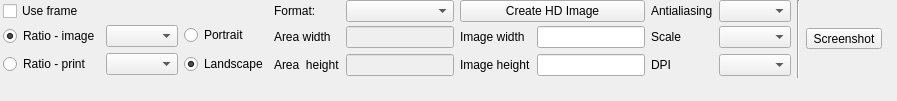
<?xml version="1.0" encoding="UTF-8"?>
<ui version="4.0">
 <class>ToolBarImageGroup</class>
 <widget class="QWidget" name="ToolBarImageGroup">
  <property name="geometry">
   <rect>
    <x>0</x>
    <y>0</y>
    <width>897</width>
    <height>101</height>
   </rect>
  </property>
  <property name="windowTitle">
   <string>Form</string>
  </property>
  <layout class="QGridLayout" name="gridLayout">
   <property name="leftMargin">
    <number>3</number>
   </property>
   <property name="topMargin">
    <number>0</number>
   </property>
   <property name="rightMargin">
    <number>3</number>
   </property>
   <property name="bottomMargin">
    <number>0</number>
   </property>
   <property name="horizontalSpacing">
    <number>6</number>
   </property>
   <property name="verticalSpacing">
    <number>0</number>
   </property>
   <item row="2" column="9">
    <widget class="QLabel" name="label_imageH">
     <property name="text">
      <string>Image height</string>
     </property>
    </widget>
   </item>
   <item row="1" column="10">
    <widget class="QLineEdit" name="lineEdit_imageW"/>
   </item>
   <item row="2" column="12">
    <widget class="QComboBox" name="comboBox_dpi"/>
   </item>
   <item row="1" column="2" rowspan="2">
    <widget class="QWidget" name="widget_ratios" native="true">
     <layout class="QGridLayout" name="gridLayout_2">
      <property name="leftMargin">
       <number>0</number>
      </property>
      <property name="topMargin">
       <number>3</number>
      </property>
      <property name="rightMargin">
       <number>0</number>
      </property>
      <property name="bottomMargin">
       <number>3</number>
      </property>
      <property name="spacing">
       <number>6</number>
      </property>
      <item row="0" column="1">
       <widget class="QComboBox" name="comboBox_ratioImage"/>
      </item>
      <item row="1" column="1">
       <widget class="QComboBox" name="comboBox_print"/>
      </item>
      <item row="0" column="0">
       <widget class="QRadioButton" name="radioButton_ratioImage">
        <property name="text">
         <string>Ratio - image</string>
        </property>
        <property name="checked">
         <bool>true</bool>
        </property>
        <property name="autoExclusive">
         <bool>true</bool>
        </property>
       </widget>
      </item>
      <item row="1" column="0">
       <widget class="QRadioButton" name="radioButton_print">
        <property name="text">
         <string>Ratio - print</string>
        </property>
        <property name="checked">
         <bool>false</bool>
        </property>
       </widget>
      </item>
     </layout>
    </widget>
   </item>
   <item row="2" column="6">
    <widget class="QLineEdit" name="lineEdit_areaH">
     <property name="enabled">
      <bool>false</bool>
     </property>
    </widget>
   </item>
   <item row="0" column="6">
    <widget class="QComboBox" name="formatComboBox"/>
   </item>
   <item row="1" column="3" rowspan="2">
    <widget class="QWidget" name="widget_layout" native="true">
     <layout class="QVBoxLayout" name="verticalLayout">
      <property name="spacing">
       <number>6</number>
      </property>
      <property name="leftMargin">
       <number>0</number>
      </property>
      <property name="topMargin">
       <number>0</number>
      </property>
      <property name="rightMargin">
       <number>0</number>
      </property>
      <property name="bottomMargin">
       <number>0</number>
      </property>
      <item>
       <widget class="QRadioButton" name="radioButton_portrait">
        <property name="text">
         <string>Portrait</string>
        </property>
        <property name="checked">
         <bool>false</bool>
        </property>
       </widget>
      </item>
      <item>
       <widget class="QRadioButton" name="radioButton_landscape">
        <property name="text">
         <string>Landscape</string>
        </property>
        <property name="checked">
         <bool>true</bool>
        </property>
       </widget>
      </item>
     </layout>
    </widget>
   </item>
   <item row="1" column="11">
    <widget class="QLabel" name="label_scale">
     <property name="text">
      <string>Scale</string>
     </property>
    </widget>
   </item>
   <item row="1" column="12">
    <widget class="QComboBox" name="comboBox_scale"/>
   </item>
   <item row="1" column="4">
    <widget class="QLabel" name="label_viewportW">
     <property name="text">
      <string>Area width</string>
     </property>
    </widget>
   </item>
   <item row="0" column="2">
    <widget class="QCheckBox" name="checkBox_frame">
     <property name="text">
      <string>Use frame</string>
     </property>
    </widget>
   </item>
   <item row="2" column="4">
    <widget class="QLabel" name="label_viewportH">
     <property name="text">
      <string>Area  height</string>
     </property>
    </widget>
   </item>
   <item row="0" column="4">
    <widget class="QLabel" name="formatLabel">
     <property name="text">
      <string>Format:</string>
     </property>
    </widget>
   </item>
   <item row="1" column="9">
    <widget class="QLabel" name="label_imageW">
     <property name="text">
      <string>Image width</string>
     </property>
    </widget>
   </item>
   <item row="2" column="10">
    <widget class="QLineEdit" name="lineEdit_imageH"/>
   </item>
   <item row="5" column="8">
    <spacer name="verticalSpacer">
     <property name="orientation">
      <enum>Qt::Vertical</enum>
     </property>
     <property name="sizeHint" stdset="0">
      <size>
       <width>0</width>
       <height>0</height>
      </size>
     </property>
    </spacer>
   </item>
   <item row="1" column="6">
    <widget class="QLineEdit" name="lineEdit_areaW">
     <property name="enabled">
      <bool>false</bool>
     </property>
    </widget>
   </item>
   <item row="2" column="11">
    <widget class="QLabel" name="label_dpi">
     <property name="text">
      <string>DPI</string>
     </property>
    </widget>
   </item>
   <item row="1" column="15">
    <spacer name="horizontalSpacer">
     <property name="orientation">
      <enum>Qt::Horizontal</enum>
     </property>
     <property name="sizeHint" stdset="0">
      <size>
       <width>0</width>
       <height>0</height>
      </size>
     </property>
    </spacer>
   </item>
   <item row="0" column="14" rowspan="3">
    <widget class="QToolButton" name="toolButton_screenshot">
     <property name="toolTip">
      <string>Export a simple screenshot from the viewport area</string>
     </property>
     <property name="text">
      <string>Screenshot</string>
     </property>
     <property name="icon">
      <iconset resource="../../../openscantools.qrc">
       <normaloff>:/icons/100x100/image.png</normaloff>:/icons/100x100/image.png</iconset>
     </property>
     <property name="iconSize">
      <size>
       <width>42</width>
       <height>42</height>
      </size>
     </property>
     <property name="toolButtonStyle">
      <enum>Qt::ToolButtonTextUnderIcon</enum>
     </property>
     <property name="autoRaise">
      <bool>false</bool>
     </property>
    </widget>
   </item>
   <item row="0" column="13" rowspan="3">
    <widget class="Line" name="line">
     <property name="orientation">
      <enum>Qt::Vertical</enum>
     </property>
    </widget>
   </item>
   <item row="0" column="9" colspan="2">
    <widget class="QToolButton" name="toolButton_createImage">
     <property name="sizePolicy">
      <sizepolicy hsizetype="Preferred" vsizetype="Preferred">
       <horstretch>0</horstretch>
       <verstretch>0</verstretch>
      </sizepolicy>
     </property>
     <property name="toolTip">
      <string>Export HD Image with current image settings</string>
     </property>
     <property name="text">
      <string>Create HD Image</string>
     </property>
     <property name="autoRaise">
      <bool>false</bool>
     </property>
    </widget>
   </item>
   <item row="0" column="11">
    <widget class="QLabel" name="label_antialiasing">
     <property name="text">
      <string>Antialiasing</string>
     </property>
    </widget>
   </item>
   <item row="0" column="12">
    <widget class="QComboBox" name="comboBox_antialiasHD"/>
   </item>
  </layout>
 </widget>
 <tabstops>
  <tabstop>checkBox_frame</tabstop>
  <tabstop>radioButton_ratioImage</tabstop>
  <tabstop>radioButton_print</tabstop>
  <tabstop>comboBox_ratioImage</tabstop>
  <tabstop>comboBox_print</tabstop>
  <tabstop>radioButton_portrait</tabstop>
  <tabstop>radioButton_landscape</tabstop>
  <tabstop>lineEdit_areaW</tabstop>
  <tabstop>lineEdit_areaH</tabstop>
  <tabstop>lineEdit_imageW</tabstop>
  <tabstop>lineEdit_imageH</tabstop>
  <tabstop>comboBox_scale</tabstop>
  <tabstop>comboBox_dpi</tabstop>
  <tabstop>formatComboBox</tabstop>
  <tabstop>comboBox_antialiasHD</tabstop>
  <tabstop>toolButton_createImage</tabstop>
  <tabstop>toolButton_screenshot</tabstop>
 </tabstops>
 <resources>
  <include location="../../../openscantools.qrc"/>
 </resources>
 <connections/>
</ui>
